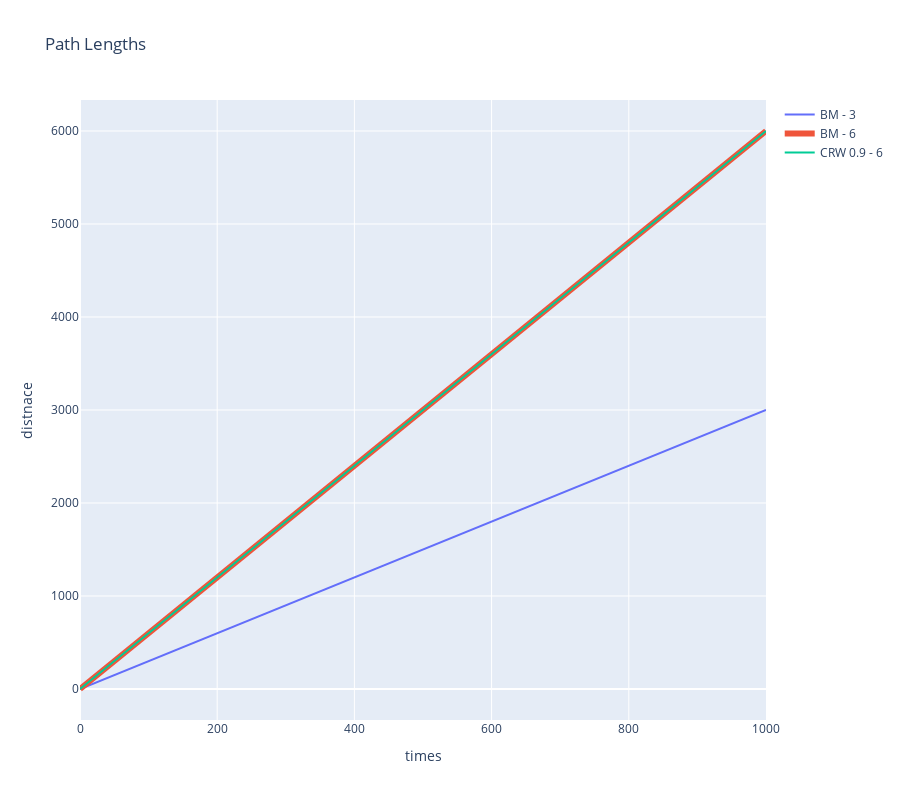

Notebook source saved alongside this figure:
### Code cell
# Plotting of three path length trajectories for both Brownian Motion and Correlated Random Walks
fig = go.Figure()

fig.add_trace(go.Scatter(
    x= bm_pl_3.index,
    y= bm_pl_3.y_pos,
    name='BM - 3',
    mode='lines',
    showlegend=True
))

fig.add_trace(go.Scatter(
    x= bm_pl_6.index,
    y= bm_pl_6.y_pos,
    name='BM - 6',
    marker = dict(size=2),
    line = dict(width=6),
    mode='lines',
    showlegend=True
))

fig.add_trace(go.Scatter(
    x= crw_pl_6.index,
    y= crw_pl_6.y_pos,
    name='CRW 0.9 - 6',
    mode='lines',
    showlegend=True
))

fig.update_layout(
    title='Path Lengths',
    height=800,
    xaxis_title="times",
    yaxis_title="distnace",
    bargap=0.4
)

fig.show()

### Figure 1 — Plotly figure (JSON) as saved in the notebook; plotly's stock layout.template omitted (floating-point values rounded to 4 significant figures; data arrays with more than 128 entries replaced by an {"elided": "..."} marker saying what was removed)
{"data": [{"mode": "lines", "name": "BM - 3", "showlegend": true, "type": "scatter", "x": {"elided": "1001 int values"}, "y": {"elided": "1001 int values"}}, {"line": {"width": 6}, "marker": {"size": 2}, "mode": "lines", "name": "BM - 6", "showlegend": true, "type": "scatter", "x": {"elided": "1001 int values"}, "y": {"elided": "1001 int values"}}, {"mode": "lines", "name": "CRW 0.9 - 6", "showlegend": true, "type": "scatter", "x": {"elided": "1001 int values"}, "y": {"elided": "1001 float values"}}], "layout": {"bargap": 0.4, "height": 800, "title": {"text": "Path Lengths"}, "xaxis": {"title": {"text": "times"}}, "yaxis": {"title": {"text": "distnace"}}}}
